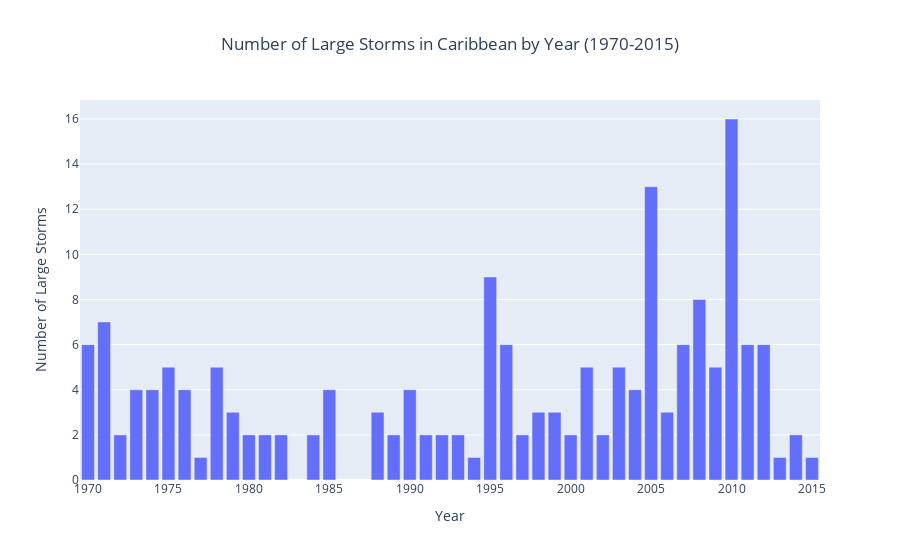

The notebook cell saved with this chart:
### Code cell
import plotly.express as px

fig_num = px.bar(count_df, 
                 x='Year', 
                 y='Count', 
                 title = 'Number of Large Storms in Caribbean by Year (1970-2015)',
                 labels={'Count':'Number of Large Storms'}
                )

fig_num.update_layout(title_x=0.5)
fig_num.show()

### Figure 1 — Plotly figure (JSON) as saved in the notebook; plotly's stock layout.template omitted (floating-point values rounded to 4 significant figures)
{"data": [{"alignmentgroup": "True", "hovertemplate": "Year=%{x}<br>Number of Large Storms=%{y}<extra></extra>", "legendgroup": "", "marker": {"color": "#636efa"}, "name": "", "offsetgroup": "", "orientation": "v", "showlegend": false, "textposition": "auto", "type": "bar", "x": [1970, 1971, 1972, 1973, 1974, 1975, 1976, 1977, 1978, 1979, 1980, 1981, 1982, 1984, 1985, 1988, 1989, 1990, 1991, 1992, 1993, 1994, 1995, 1996, 1997, 1998, 1999, 2000, 2001, 2002, 2003, 2004, 2005, 2006, 2007, 2008, 2009, 2010, 2011, 2012, 2013, 2014, 2015], "xaxis": "x", "y": [6, 7, 2, 4, 4, 5, 4, 1, 5, 3, 2, 2, 2, 2, 4, 3, 2, 4, 2, 2, 2, 1, 9, 6, 2, 3, 3, 2, 5, 2, 5, 4, 13, 3, 6, 8, 5, 16, 6, 6, 1, 2, 1], "yaxis": "y"}], "layout": {"autosize": true, "barmode": "relative", "legend": {"tracegroupgap": 0}, "title": {"text": "Number of Large Storms in Caribbean by Year (1970-2015)", "x": 0.5}, "xaxis": {"anchor": "y", "autorange": true, "domain": [0, 1], "range": [1970.0, 2016.0], "title": {"text": "Year"}, "type": "linear"}, "yaxis": {"anchor": "x", "autorange": true, "domain": [0, 1], "range": [0, 16.84], "title": {"text": "Number of Large Storms"}, "type": "linear"}}}
